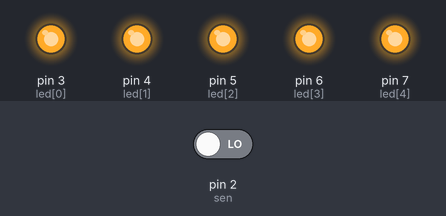
Bench run of a sketch on a simulated Arduino Uno, built with avr-gcc and run on an emulated ATmega328P. Parts: output pins drawn as LEDs (lit = HIGH). The test bench sets the inputs (shaded band); at power-on: pin 2 (sen) LOW.

Above: at 1.2 s.
1.3 s: pin 2 (sen) driven HIGH
At 1.44 s:
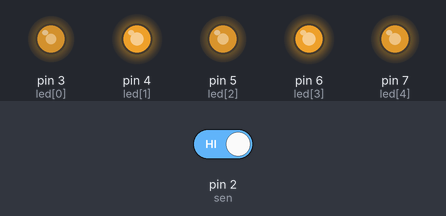
4.3 s: pin 2 (sen) driven LOW
Timing chart, 0 to 7.3 s (numbered marks = the images above; inputs shaded):
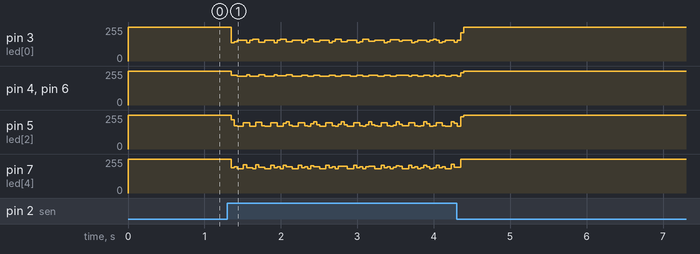

The sketch:

Rotating_Display.ino
```cpp
const unsigned int led[]={3,4,5,6,7},sen=2;
unsigned int len=0;
void A(void);
void B(void);
void C(void);
void D(void);
void E(void);
void f(void);
void G(void);
void H(void);
void I(void);
void J(void);
void K(void);
void L(void);
void M(void);
void N(void);
void O(void);
void P(void);
void Q(void);
void R(void);
void S(void);
void T(void);
void U(void);
void V(void);
void W(void);
void X(void);
void Y(void);
void Z(void);
void signal(bool,bool,bool,bool,bool);
void setup()
{
	unsigned int i;
	len=sizeof(led)/sizeof(led[0]);
	for(i=0;i<len;i++)
	{
		pinMode(led[i],OUTPUT);
	}
	pinMode(sen,INPUT);
	for(i=0;i<len;i++)
	{
		digitalWrite(led[i],HIGH);
	}
}
void loop()
{
	if(digitalRead(sen)==HIGH)
	{
		H();Sp();
		E();Sp();
		L();Sp();
		L();Sp();
		O();Sp();
	}
}
void Sp()
{
	signal(0,0,0,0,0);
	signal(0,0,0,0,0);
	signal(0,0,0,0,0);
	signal(0,0,0,0,0);
	signal(0,0,0,0,0);
}
void A()
{
	signal(1,1,1,1,1);
	signal(0,0,1,0,1);
	signal(0,0,1,0,1);
	signal(0,0,1,0,1);
	signal(1,1,1,1,1);
}
void B()
{
	signal(1,1,1,1,1);
	signal(1,0,1,0,1);
	signal(1,0,1,0,1);
	signal(1,0,1,0,1);
	signal(0,1,1,1,0);
}
void C()
{
	signal(0,1,1,1,0);
	signal(1,0,0,0,1);
	signal(1,0,0,0,1);
	signal(1,0,0,0,1);
	signal(1,0,0,0,1);
}
void D()
{
	signal(1,1,1,1,1);
	signal(1,0,0,0,1);
	signal(1,0,0,0,1);
	signal(1,0,0,0,1);
	signal(0,1,1,1,0);
}
void E()
{
	signal(1,1,1,1,1);
	signal(1,0,1,0,1);
	signal(1,0,1,0,1);
	signal(1,0,1,0,1);
	signal(1,0,1,0,1);
}
void f()
{
	signal(1,1,1,1,1);
	signal(0,0,1,0,1);
	signal(0,0,1,0,1);
	signal(0,0,1,0,1);
	signal(0,0,1,0,1);
}
void G()
{
	signal(0,1,1,1,0);
	signal(1,0,0,0,1);
	signal(1,0,1,0,1);
	signal(1,0,1,0,1);
	signal(1,1,0,0,1);
}
void H()
{
	signal(1,1,1,1,1);
	signal(0,0,1,0,0);
	signal(0,0,1,0,0);
	signal(0,0,1,0,0);
	signal(1,1,1,1,1);
}
void I()
{
	signal(1,0,0,0,1);
	signal(1,0,0,0,1);
	signal(1,1,1,1,1);
	signal(1,0,0,0,1);
	signal(1,0,0,0,1);
}
void J()
{
	signal(0,1,0,0,1);
	signal(1,0,0,0,1);
	signal(0,1,1,1,1);
	signal(0,0,0,0,1);
	signal(0,0,0,0,1);
}
void K()
{
	signal(1,1,1,1,1);
	signal(0,1,1,0,0);
	signal(0,1,1,0,0);
	signal(0,1,0,1,0);
	signal(1,0,0,0,1);
}
void L()
{
	signal(1,1,1,1,1);
	signal(1,0,0,0,0);
	signal(1,0,0,0,0);
	signal(1,0,0,0,0);
	signal(1,0,0,0,0);
}
void M()
{
	signal(1,1,1,1,1);
	signal(0,0,0,0,1);
	signal(0,0,1,1,0);
	signal(0,0,0,0,1);
	signal(1,1,1,1,1);
}
void N()
{
	signal(1,1,1,1,1);
	signal(0,0,0,1,0);
	signal(0,0,1,0,0);
	signal(0,1,0,0,0);
	signal(1,1,1,1,1);
}
void O()
{
	signal(0,1,1,1,0);
	signal(1,0,0,0,1);
	signal(1,0,0,0,1);
	signal(1,0,0,0,1);
	signal(0,1,1,1,0);
}
void P()
{
	signal(1,1,1,1,1);
	signal(0,0,1,0,1);
	signal(0,0,1,0,1);
	signal(0,0,1,0,1);
	signal(0,0,0,1,0);
}
void Q()
{
	signal(0,1,1,1,0);
	signal(1,0,0,0,1);
	signal(1,1,1,0,1);
	signal(1,0,1,0,1);
	signal(0,1,1,1,0);
}
void R()
{
	signal(1,1,1,1,1);
	signal(0,0,1,0,1);
	signal(0,0,1,0,1);
	signal(0,1,1,0,1);
	signal(1,0,0,1,0);
}
void S()
{
	signal(1,0,0,1,0);
	signal(1,0,1,0,1);
	signal(1,0,1,0,1);
	signal(1,0,1,0,1);
	signal(0,1,0,0,1);
}
void T()
{
	signal(0,0,0,0,1);
	signal(0,0,0,0,1);
	signal(1,1,1,1,1);
	signal(0,0,0,0,1);
	signal(0,0,0,0,1);
}
void U()
{
	signal(0,1,1,1,1);
	signal(1,0,0,0,0);
	signal(1,0,0,0,0);
	signal(1,0,0,0,0);
	signal(0,1,1,1,1);
}
void V()
{
	signal(0,0,1,1,1);
	signal(0,1,0,0,0);
	signal(1,0,0,0,0);
	signal(0,1,0,0,0);
	signal(0,0,1,1,1);
}
void W()
{
	signal(1,1,1,1,1);
	signal(0,1,0,0,0);
	signal(0,0,1,0,0);
	signal(0,1,0,0,0);
	signal(1,1,1,1,1);
}
void X()
{
	signal(1,0,0,0,1);
	signal(0,1,0,1,0);
	signal(0,0,1,0,0);
	signal(0,1,0,1,0);
	signal(1,0,0,0,1);
}
void Y()
{
	signal(0,0,0,0,1);
	signal(0,0,0,1,0);
	signal(1,1,1,0,0);
	signal(0,0,0,1,0);
	signal(0,0,0,0,1);
}
void Z()
{
	signal(1,0,0,0,1);
	signal(1,1,0,0,1);
	signal(1,0,1,0,1);
	signal(1,0,0,1,1);
	signal(1,0,0,0,1);
}
void signal(bool a,bool b,bool c,bool d,bool e)
{
	if(a==1)
	{
		digitalWrite(led[0],LOW);
	}
	else
	{
		digitalWrite(led[0],HIGH);
	}
	if(b==1)
	{
		digitalWrite(led[1],LOW);
	}
	else
	{
		digitalWrite(led[1],HIGH);
	}
	if(c==1)
	{
		digitalWrite(led[2],LOW);
	}
	else
	{
		digitalWrite(led[2],HIGH);
	}
	if(d==1)
	{
		digitalWrite(led[3],LOW);
	}
	else
	{
		digitalWrite(led[3],HIGH);
	}
	if(e==1)
	{
		digitalWrite(led[4],LOW);
	}
	else
	{
		digitalWrite(led[4],HIGH);
	}
	delay(1);
}
```
